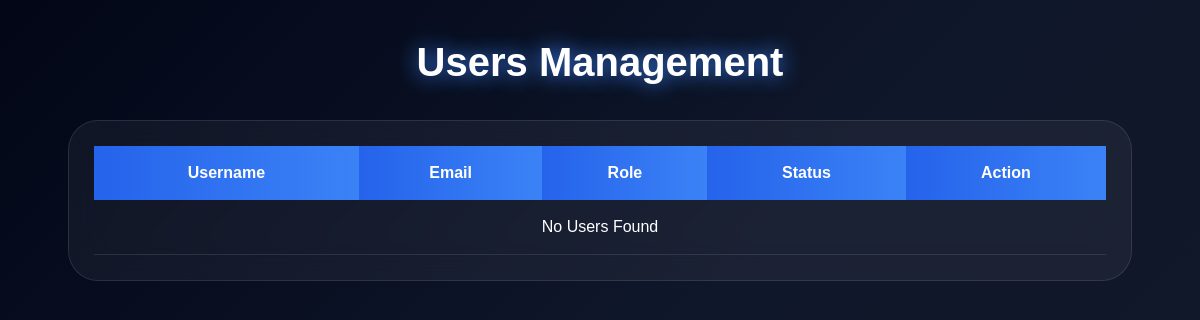
Before: /users/ (signed in) with the older database file.
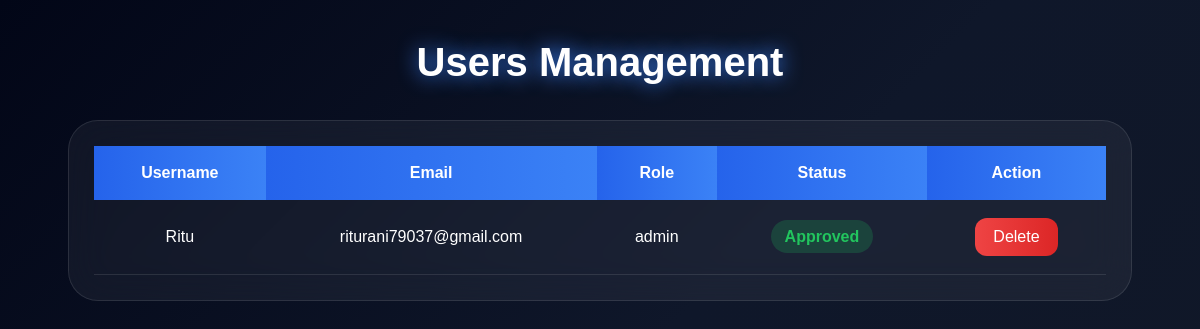
After: the same page with the newer database file.
### shop/models.py (models this page shows, shortened)
class UserProfile(models.Model):
    user=models.OneToOneField(
        User,
        on_delete=models.CASCADE
    )
    role=models.CharField(
        max_length=20,
        choices=[
            ('user','User'),
            ('admin','Admin')
        ]
    )
    approved=models.BooleanField(
        default=False
    )

### shop/views.py (the view)
@login_required
def users_page(request):
    users = UserProfile.objects.all()
    return render(
        request,
        'users.html',
        {
            'users': users
        }
    )

### templates/users.html (shortened to what this page needs)
{% load static %}
<!doctype html>
<html lang="en">
  <head>
    <link rel="stylesheet" href="{% static 'css/users.css' %}" />
  </head>
  <body>
    <div class="container">
      <h1>Users Management</h1>
      <div class="table-box">
        <table>
          <thead>
            <tr>
              <th>Username</th>
              <th>Email</th>
              <th>Role</th>
              <th>Status</th>
              <th>Action</th>
            </tr>
          </thead>
          <tbody>
            {% for user in users %}
            <tr>
              <td>{{ user.user.username }}</td>
              <td>{{ user.user.email }}</td>
              <td>{{ user.role }}</td>
              <td>
                {% if user.approved %}
                <span class="approved"> Approved </span>
                {% else %}
                <span class="pending"> Pending </span>
                {% endif %}
              </td>
              <td>
                <a href="{% url 'delete_user' user.id %}" class="delete-btn">
                  Delete
                </a>
              </td>
            </tr>
            {% empty %}
            <tr>
              <td colspan="5">No Users Found</td>
            </tr>
            {% endfor %}
          </tbody>
        </table>
      </div>
    </div>
  </body>
</html>

Changed rows visible on the page:
added UserProfile: user.username "Ritu", user.email "riturani79037@gmail.com", role "admin", approved "Approved"
Other visible differences:
text no longer shown: "No Users Found"
